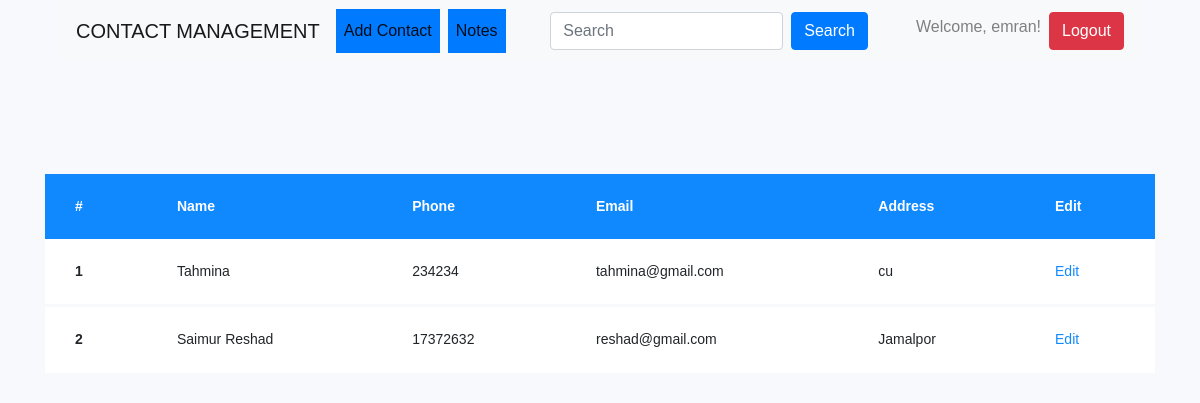
Screenshot of / (signed in) with the database file from the repository.
### contact/models.py (models this page shows, shortened)
class Contact(models.Model):
    user = models.ForeignKey(User, on_delete=models.CASCADE)
    name = models.CharField(max_length=100)
    phone_number = models.IntegerField()
    email = models.EmailField()
    address = models.CharField(max_length=250)
    photo = models.ImageField(max_length=255, null=True, blank=True, default="profile_images/d.png")

### contact/views.py (the view)
# urls.py: path('', views.contact, name = 'contact'),
def contact(request):
    if request.user.is_authenticated:
        template = 'contact.html'
        user = request.user
        checkdata = Contact.objects.filter(user=user)
        context = {
            'check': checkdata
        }
        return render(request,context=context,template_name = template)
    else:
        return redirect('login')

### templates/contact.html (shortened to what this page needs)
{% load static %}
<!doctype html>
<html lang="en">
  <head>
	<link rel="stylesheet" href="{% static 'https://stackpath.bootstrapcdn.com/font-awesome/4.7.0/css/font-awesome.min.css' %}">
	<link rel="stylesheet" href="{% static 'css/style.css' %}">
	</head>
	<body>
	 <div class="container">
	  <div class="col-md-12">
		<nav class="navbar navbar-expand-lg navbar-light bg-light">
			<a class="navbar-brand" href="#">CONTACT MANAGEMENT</a>
			<div class="collapse navbar-collapse" id="navbarTogglerDemo03">
			  <ul class="navbar-nav mr-auto mt-2 mt-lg-0">
				<li class="nav-item active">
				  <a class="nav-link btn-primary mr-sm-2" href="{% url 'add_contact' %}">Add Contact <span class="sr-only">(current)</span></a>
				</li>
				<li class="nav-item active">
					<a class="nav-link btn-primary" href="{% url 'user_notes' %}">Notes<span class="sr-only">(current)</span></a>
				  </li>
			  </ul>
			  <form class="form-inline my-2 my-lg-0">
				<input class="form-control mr-sm-2" type="search" placeholder="Search" aria-label="Search">
				<button class="btn btn-primary my-2 my-sm-0 mr-sm-5" type="submit">Search</button>
			  </form>
			</div>
			<h6 class="mr-sm-2">  Welcome, {{ user.username }}!</h6>
			<a href="{% url 'log_out' %}" class="btn btn-danger">Logout</a>
		  </nav>
		</div>
     </div>
	<section class="ftco-section">
		<div class="container">
			<div class="row">
				<div class="col-md-12">
					<div class="table-wrap">
						<table class="table">
						  <thead class="thead-primary">
						    <tr>
						      <th>#</th>
						      <th>Name</th>
						      <th>Phone</th>
						      <th>Email</th>
						      <th>Address</th>
						      <th>Edit</th>
						    </tr>
						  </thead>
						  <tbody>
                            {% for ch in check%}
						    <tr>
						      <th scope="row">{{ forloop.counter }}</th>
						      <td>{{ch.name}}</td>
						      <td>{{ch.phone_number}}</td>
						      <td>{{ch.email}}</td>
						      <td>{{ch.address}}</td>
						      <td><a href="{% url 'edit_contact' ch.id %}">Edit</a></td>
						    </tr>
                            {%endfor%}
						  </tbody>
						</table>
					</div>
				</div>
			</div>
		</div>
	</section>
	</body>
</html>

### rows the page displays
Contact: name "Tahmina", phone_number "234234", email "tahmina@gmail.com", address "cu"
Contact: name "Saimur Reshad", phone_number "17372632", email "reshad@gmail.com", address "Jamalpor"

### other values shown
{{ user.username }} "emran"
